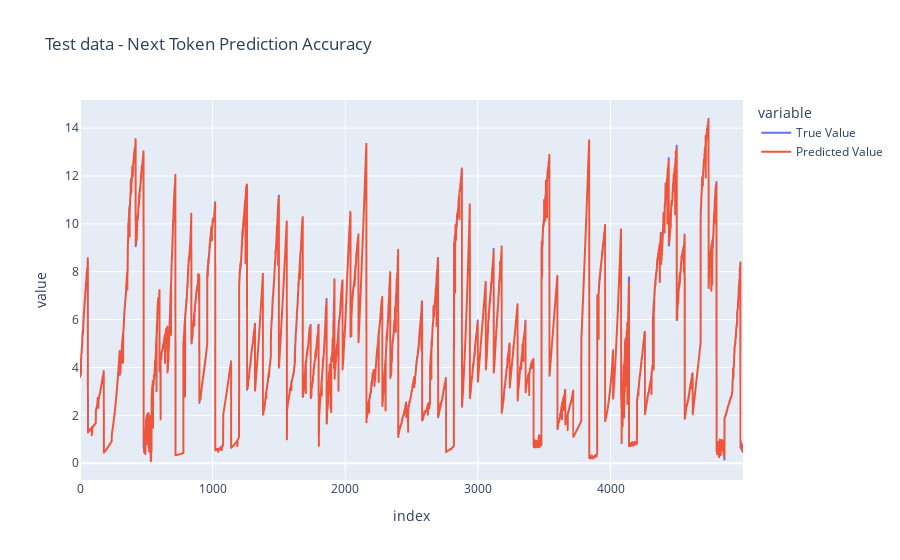

Notebook source saved alongside this figure:
### Markdown cell above
# test model loading from hf

this could be a differnet model than what we train here before pushing code to github

### Code cell
from huggingface_hub import hf_hub_download
file_path = hf_hub_download(
    repo_id="smasadzadeh/degradation-transformer",
    filename="degradation_transformer_model.safetensors"
)

config_file_path = hf_hub_download(
    repo_id="smasadzadeh/degradation-transformer",
    filename="degradation_transformer_model_config.json"
)



model_params = json.load(open(config_file_path, "rb"))
# import DegradationTransformer class from utils_file_path

model2 = DegradationTransformer(vocab_size=model_params['vocab_size'], 
                                context_window=model_params['context_window'], 
                               embedding_dim=model_params['embedding_dim'], 
                               num_heads=model_params['num_heads'],
                                 num_blocks=model_params['num_blocks'])
load_model(model2, file_path)


learner2 = Learner(model2, optim=None, loss_func=None, 
                  train_loader=None, test_loader=None, cbs=[])

y_predict = learner2.predict(x_batch, num_periods=1)[:, -1]



df=pd.DataFrame([y_batch, y_predict]).T
df.columns = ['True Value', 'Predicted Value']
fig = px.line(df, labels={ 'x':['Predicted Value','Predicted Value']}, title='Test data - Next Token Prediction Accuracy')
fig.show()

### Figure 1 — Plotly figure (JSON) as saved in the notebook; plotly's stock layout.template omitted (floating-point values rounded to 4 significant figures; data arrays with more than 128 entries replaced by an {"elided": "..."} marker saying what was removed)
{"data": [{"hovertemplate": "variable=True Value<br>index=%{x}<br>value=%{y}<extra></extra>", "legendgroup": "True Value", "line": {"color": "#636efa", "dash": "solid"}, "marker": {"symbol": "circle"}, "mode": "lines", "name": "True Value", "showlegend": true, "type": "scattergl", "x": {"elided": "5000 int values"}, "xaxis": "x", "y": {"elided": "5000 float values"}, "yaxis": "y"}, {"hovertemplate": "variable=Predicted Value<br>index=%{x}<br>value=%{y}<extra></extra>", "legendgroup": "Predicted Value", "line": {"color": "#EF553B", "dash": "solid"}, "marker": {"symbol": "circle"}, "mode": "lines", "name": "Predicted Value", "showlegend": true, "type": "scattergl", "x": {"elided": "5000 int values"}, "xaxis": "x", "y": {"elided": "5000 float values"}, "yaxis": "y"}], "layout": {"legend": {"title": {"text": "variable"}, "tracegroupgap": 0}, "title": {"text": "Test data - Next Token Prediction Accuracy"}, "xaxis": {"anchor": "y", "domain": [0, 1], "title": {"text": "index"}}, "yaxis": {"anchor": "x", "domain": [0, 1], "title": {"text": "value"}}}}
